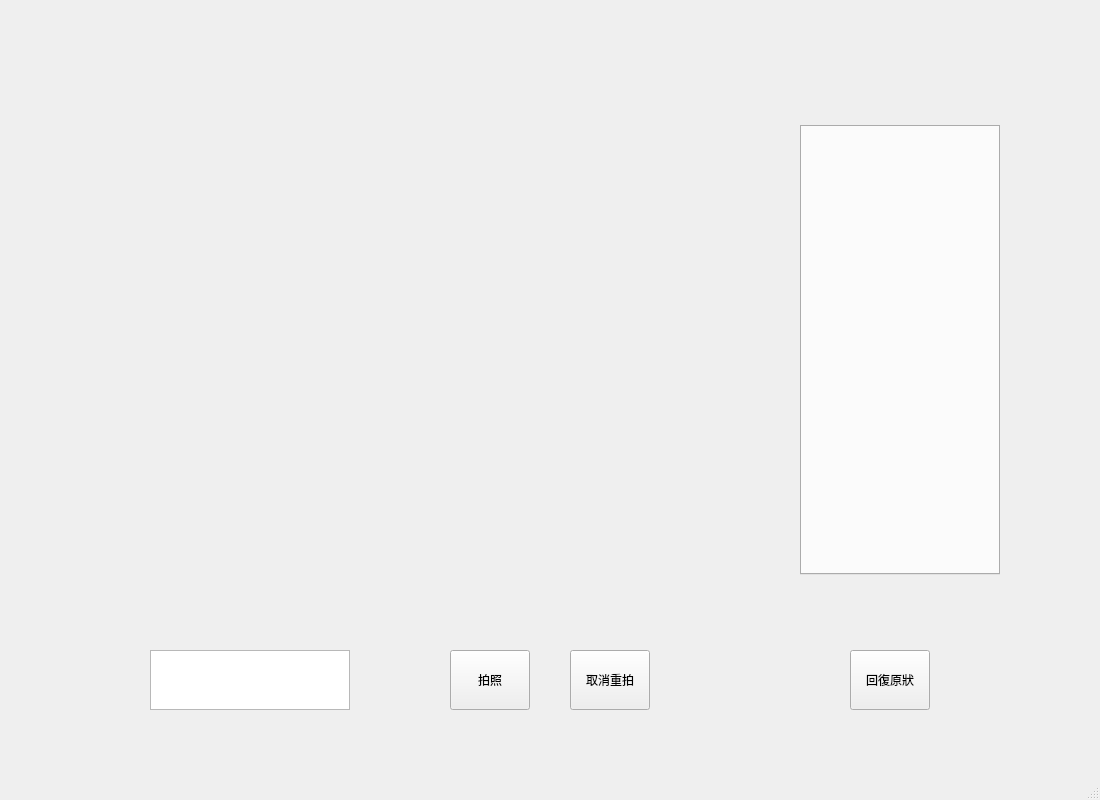
<?xml version="1.0" encoding="UTF-8"?>
<ui version="4.0">
 <class>MainWindow</class>
 <widget class="QMainWindow" name="MainWindow">
  <property name="geometry">
   <rect>
    <x>0</x>
    <y>0</y>
    <width>1100</width>
    <height>800</height>
   </rect>
  </property>
  <property name="minimumSize">
   <size>
    <width>1100</width>
    <height>800</height>
   </size>
  </property>
  <property name="maximumSize">
   <size>
    <width>1100</width>
    <height>800</height>
   </size>
  </property>
  <property name="windowTitle">
   <string>眼鏡推薦</string>
  </property>
  <widget class="QWidget" name="centralwidget">
   <widget class="QLabel" name="imageLabel">
    <property name="geometry">
     <rect>
      <x>100</x>
      <y>100</y>
      <width>600</width>
      <height>500</height>
     </rect>
    </property>
    <property name="minimumSize">
     <size>
      <width>0</width>
      <height>0</height>
     </size>
    </property>
    <property name="text">
     <string/>
    </property>
   </widget>
   <widget class="QPushButton" name="btn_takePict">
    <property name="geometry">
     <rect>
      <x>450</x>
      <y>650</y>
      <width>80</width>
      <height>60</height>
     </rect>
    </property>
    <property name="text">
     <string>拍照</string>
    </property>
    <property name="iconSize">
     <size>
      <width>20</width>
      <height>20</height>
     </size>
    </property>
   </widget>
   <widget class="QTextBrowser" name="faceshapeOfUser">
    <property name="geometry">
     <rect>
      <x>150</x>
      <y>650</y>
      <width>200</width>
      <height>60</height>
     </rect>
    </property>
   </widget>
   <widget class="QPushButton" name="btn_cancelTakePict">
    <property name="geometry">
     <rect>
      <x>570</x>
      <y>650</y>
      <width>80</width>
      <height>60</height>
     </rect>
    </property>
    <property name="text">
     <string>取消重拍</string>
    </property>
    <property name="iconSize">
     <size>
      <width>20</width>
      <height>20</height>
     </size>
    </property>
   </widget>
   <widget class="QTabWidget" name="tabWidget">
    <property name="geometry">
     <rect>
      <x>800</x>
      <y>125</y>
      <width>200</width>
      <height>450</height>
     </rect>
    </property>
    <property name="currentIndex">
     <number>-1</number>
    </property>
   </widget>
   <widget class="QPushButton" name="btn_revert">
    <property name="geometry">
     <rect>
      <x>850</x>
      <y>650</y>
      <width>80</width>
      <height>60</height>
     </rect>
    </property>
    <property name="text">
     <string>回復原狀</string>
    </property>
   </widget>
  </widget>
  <widget class="QMenuBar" name="menubar">
   <property name="geometry">
    <rect>
     <x>0</x>
     <y>0</y>
     <width>1100</width>
     <height>25</height>
    </rect>
   </property>
  </widget>
  <widget class="QStatusBar" name="statusbar"/>
 </widget>
 <resources/>
 <connections/>
</ui>
